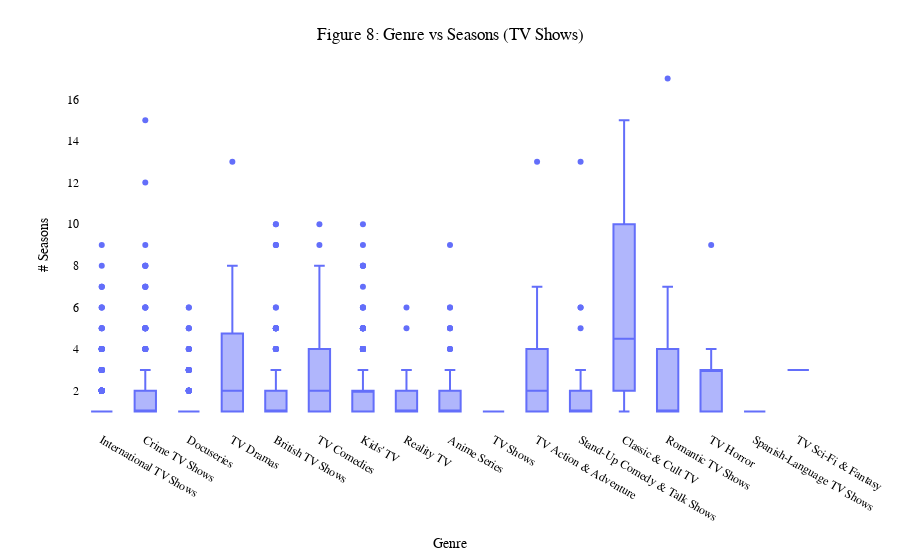

Notebook source saved alongside this figure:
### Code cell
plot_box(show_dist['listed_in'], show_dist['duration'], 'Figure 8: Genre vs Seasons (TV Shows)', 'Genre', '# Seasons')

### Figure 1 — Plotly figure (JSON) as saved in the notebook; plotly's stock layout.template omitted (floating-point values rounded to 4 significant figures; data arrays with more than 128 entries replaced by an {"elided": "..."} marker saying what was removed)
{"data": [{"alignmentgroup": "True", "hovertemplate": "x=%{x}<br>y=%{y}<extra></extra>", "legendgroup": "", "marker": {"color": "#636efa"}, "name": "", "notched": false, "offsetgroup": "", "orientation": "v", "showlegend": false, "type": "box", "x": {"elided": "2672 str values"}, "x0": " ", "xaxis": "x", "y": {"elided": "2672 int values"}, "y0": " ", "yaxis": "y"}], "layout": {"boxmode": "group", "font": {"color": "black", "family": "monospace"}, "legend": {"tracegroupgap": 0}, "margin": {"t": 60}, "paper_bgcolor": "rgba(255,255,255,255)", "plot_bgcolor": "rgba(255,255,255,255)", "showlegend": false, "title": {"text": "Figure 8: Genre vs Seasons (TV Shows)", "x": 0.5, "y": 0.95}, "xaxis": {"anchor": "y", "domain": [0, 1], "showticklabels": true, "title": {"text": "Genre"}, "visible": true}, "yaxis": {"anchor": "x", "domain": [0, 1], "title": {"text": "# Seasons"}}}}
